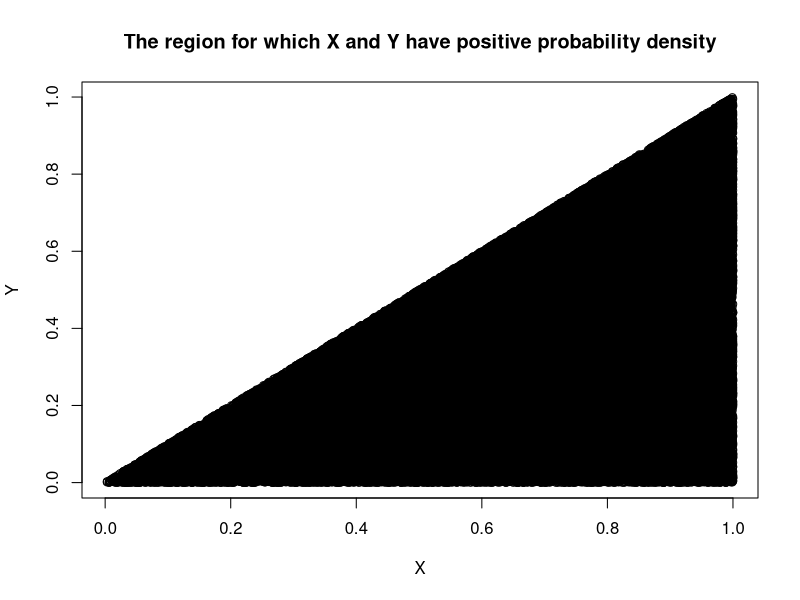
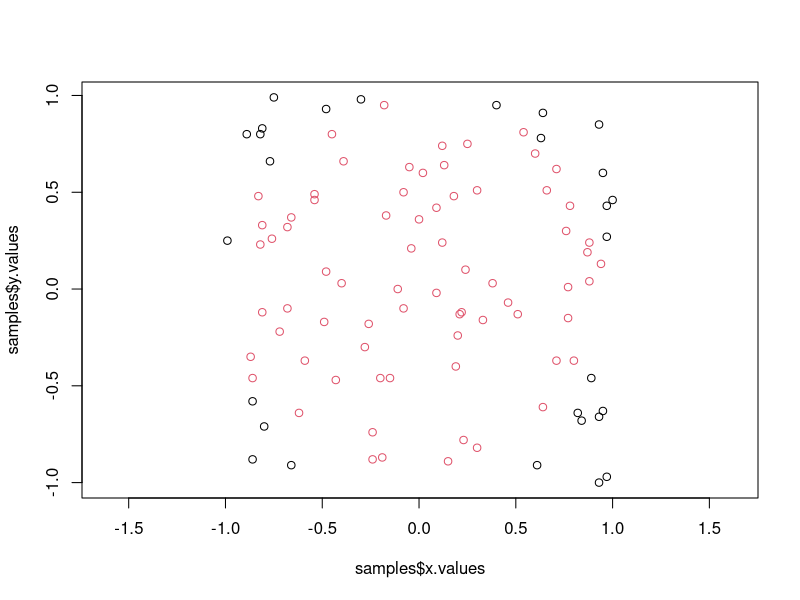
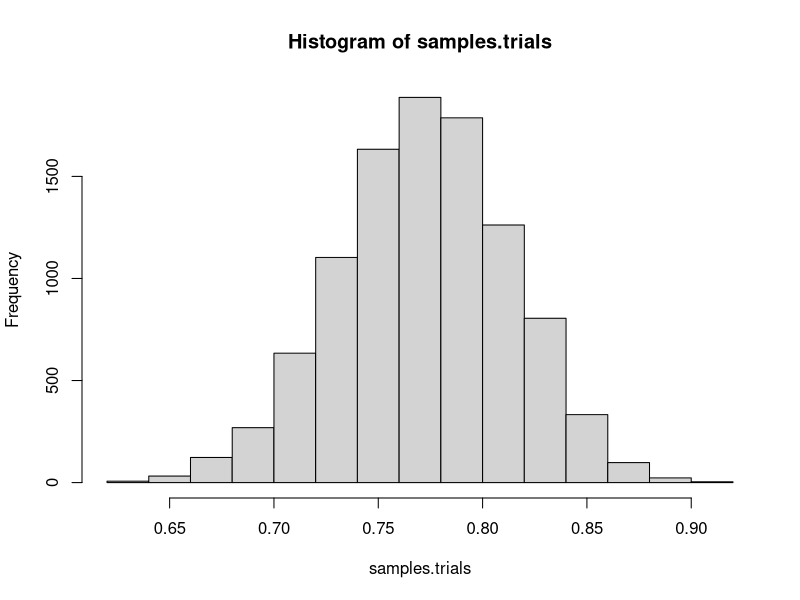

These charts were generated, in order, by the following R code:
## ---- chunk 1
knitr::opts_chunk$set(echo = TRUE)
## ---- chunk 2

# uniform distribution [0, 1]
base <- seq(0, 1, 0.001)
length(base)
p.base <- rep(1/1001, 1001)

# r.v. a1 and a2 with the uniform distribution
a1 <- sample(base, size = 100000, prob = p.base, replace = T)
a2 <- sample(base, size = 100000, prob = p.base, replace = T)

# create a dataframe and store X, Y within the dataframe
samples <- data.frame(a1, a2)
samples$x <- ifelse(samples$a1 > samples$a2, samples$a1, samples$a2)
samples$y <- ifelse(samples$a1 > samples$a2, samples$a2, samples$a1)

# calculate xy
samples$xy <- samples$x * samples$y

plot(samples$x, samples$y, 
     main = "The region for which X and Y have positive probability density",
     xlab = "X",
     ylab = "Y")


(e.x <- mean(samples$x))
(e.y <- mean(samples$y))
(e.xy <- mean(samples$xy))
cov(samples$x, samples$y)


## ---- chunk 3
# uniform distribution [-1, 1]
base <- seq(-1, 1, 0.01)
p.base <- rep(1/length(base), length(base))

# r.v. X and Y with the uniform distribution
x.values <- sample(base, size = 100, prob = p.base, replace = T)
y.values <- sample(base, size = 100, prob = p.base, replace = T)

# create a dataframe and store the X, Y
samples <- data.frame(x.values, y.values)
samples$xy <- samples$x.values^2 + samples$y.values^2

# compute D
samples$d.values <- 0
samples$d.values[samples$xy < 1] <- 1

plot(samples$x.values, samples$y.values, col=samples$d.values+1, asp=1)

## ---- chunk 4
mean(samples$d.values)
# this is very close the answer for part a: pi/4=0.7853

## ---- chunk 5

# store the mean each time
samples.trials <- c()
for (i in 1:10000) {
  x.values <- sample(base, size = 100, prob = p.base, replace = T)
  y.values <- sample(base, size = 100, prob = p.base, replace = T)
  
  samples <- data.frame(x.values, y.values)
  samples$xy <- samples$x.values^2 + samples$y.values^2
  samples$d.values <- 0
  samples$d.values[samples$xy < 1] <- 1
  samples.trials[i] = mean(samples$d.values)
}

mean(samples.trials)

# plot the histogram of the sample means
hist(samples.trials, breaks = 20)

## ---- chunk 6
sd(samples.trials)
# this is close the caculation for part c: 0.04105458
## ---- chunk 7
sum(sapply(samples.trials, function(x) {ifelse( x > 3/4, 1, 0)}))/10000
# this is not so close the sample mean calculated in part d which is 0.8057173

